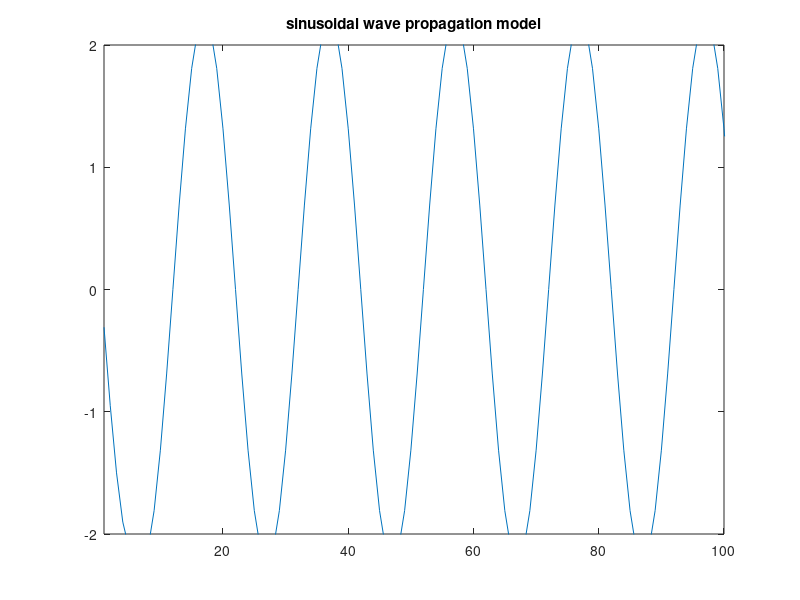

MATLAB code for this plot: (Note: this script raises an error after producing the figure.)
clc;clear;close all;
%%
lambda = 500e-9;
c = 3e8;
freq = c/lambda;
w = 2*pi*freq;
dx = lambda/20;
A = 1; %可以改看看比1小或是比1大
dt = A*dx/c;
u = zeros(1,102); %空間總長
M = [];

for t = 2:400
    u(t,1) = sin(w*(t-1)*dt);
    u(t+1,2:101) = A^2*(u(t,3:102)+u(t,1:100)-2*u(t,2:101))+2*u(t,2:101)-u(t-1,2:101);
    plot(u(t,:));
    axis([1 100 -2 2]);
    title('sinusoidal wave propagation model');
    M = [M, getframe(gcf)];
end

name =  'standingwave.gif';

for j = 1:length(M)   
    [image,map]=frame2im(M(j));
    [im,map2]=rgb2ind(image,128);

    if j==1
        imwrite(im,map2,name,'gif','writeMode','overwrite','delaytime',0,'loopcount',inf);
    else
        imwrite(im,map2,name,'gif','writeMode','append','delaytime',0);
    end
end
